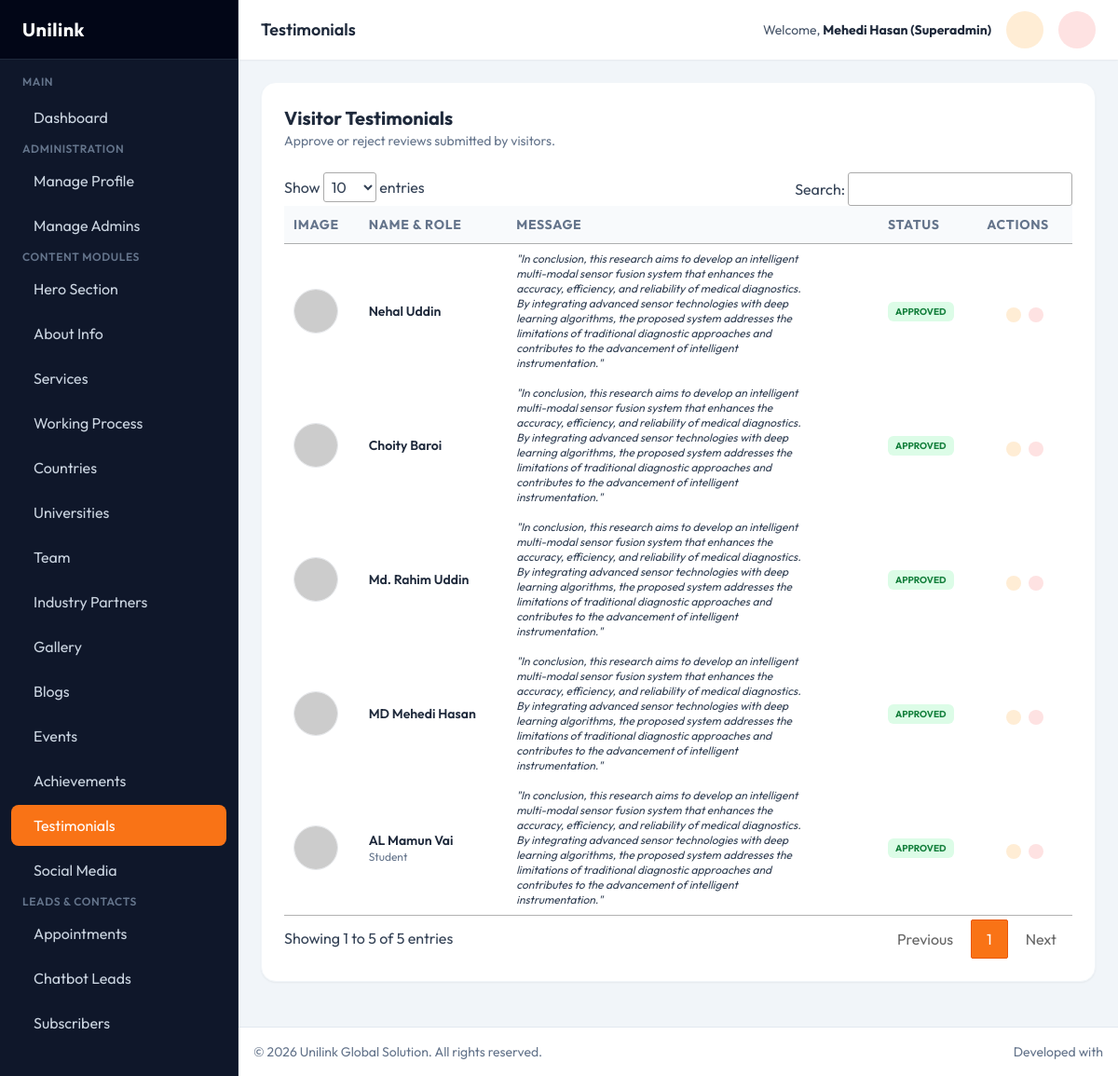
The app's page /admin/testimonials.php (signed in) with its own data.
### tables this page shows
CREATE TABLE `testimonial` (
  `id` int(11) NOT NULL,
  `name` varchar(255) DEFAULT NULL,
  `role` enum('teacher','student','parents') DEFAULT NULL,
  `image` varchar(255) DEFAULT NULL,
  `message` text DEFAULT NULL,
  `position` int(11) NOT NULL DEFAULT 0,
  `status` enum('pending','approved','rejected') DEFAULT 'pending'
);

### admin/testimonials.php (the view, shortened to what this page needs)
<?php
require_once __DIR__ . '/components/header.php';
$testimonials = $pdo->query("SELECT * FROM testimonial ORDER BY id DESC")->fetchAll();
?>
<div class="bg-white rounded-2xl shadow-sm border border-slate-100 p-6 mb-6">
    <div class="mb-6">
        <h3 class="text-xl font-bold text-slate-800">Visitor Testimonials</h3>
        <p class="text-slate-500 text-sm">Approve or reject reviews submitted by visitors.</p>
    </div>
    <div class="overflow-x-auto">
        <table class="w-full text-left border-collapse datatable">
            <thead>
                <tr class="bg-slate-50 text-slate-500 text-sm uppercase tracking-wider">
                    <th class="p-4 border-b">Image</th>
                    <th class="p-4 border-b">Name & Role</th>
                    <th class="p-4 border-b">Message</th>
                    <th class="p-4 border-b">Status</th>
                    <th class="p-4 border-b text-center">Actions</th>
                </tr>
            </thead>
            <tbody class="text-slate-700 text-sm">
                <?php foreach($testimonials as $item): ?>
                <tr class="hover:bg-slate-50 border-b">
                    <td class="p-4">
                        <div class="w-12 h-12 rounded-full overflow-hidden border">
                            <img src="<?php echo $item['image'] ? '../uploads/testimonials/'.$item['image'] : 'https://ui-avatars.com/api/?name='.urlencode($item['name']); ?>" class="w-full h-full object-cover">
                        </div>
                    </td>
                    <td class="p-4">
                        <div class="font-semibold text-slate-800"><?php echo htmlspecialchars($item['name']); ?></div>
                        <div class="text-xs text-slate-500 capitalize"><?php echo htmlspecialchars($item['role']); ?></div>
                    </td>
                    <td class="p-4"><div class="max-w-xs text-xs italic">"<?php echo htmlspecialchars($item['message']); ?>"</div></td>
                    <td class="p-4">
                        <?php
                        $status_class = [
                            'pending' => 'bg-yellow-100 text-yellow-700',
                            'approved' => 'bg-green-100 text-green-700',
                            'rejected' => 'bg-red-100 text-red-700'
                        ];
                        ?>
                        <span class="px-2 py-1 rounded-md text-[10px] font-bold uppercase <?php echo $status_class[$item['status']] ?? 'bg-slate-100 text-slate-700'; ?>">
                            <?php echo $item['status']; ?>
                        </span>
                    </td>
                    <td class="p-4">
                        <div class="flex gap-2 justify-center">
                            <?php if($item['status'] != 'rejected'): ?>
                            <form method="POST" action="testimonials.php">
                                <button type="submit" class="p-2 rounded-lg bg-orange-100 text-orange-600 hover:bg-orange-200 transition" title="Reject">
                                </button>
                            </form>
                            <?php endif; ?>
                            <form method="POST" action="testimonials.php" onsubmit="return confirm('Delete permanently?');">
                                <button type="submit" class="p-2 rounded-lg bg-red-100 text-red-600 hover:bg-red-200 transition" title="Delete">
                                </button>
                            </form>
                        </div>
                    </td>
                </tr>
                <?php endforeach; ?>
            </tbody>
        </table>
    </div>
</div>
<?php require_once __DIR__ . '/components/footer.php'; ?>

### admin/components/header.php (style rules this page uses)
body { font-family: 'Outfit', sans-serif; background-color: #f1f5f9; color: #334155; }

### records on screen
testimonial: name "Nehal Uddin", message "In conclusion, this research aims to develop an intelligent multi-modal sensor fusion system that enhances the accuracy, efficiency, and reliability of medical diagnostics. By integrating advanced sensor technologies with deep learning algorithms, the proposed system addresses the limitations of traditional diagnostic approaches and contributes to the advancement of intelligent instrumentation.", status "APPROVED"
testimonial: name "Choity Baroi", message "In conclusion, this research aims to develop an intelligent multi-modal sensor fusion system that enhances the accuracy, efficiency, and reliability of medical diagnostics. By integrating advanced sensor technologies with deep learning algorithms, the proposed system addresses the limitations of traditional diagnostic approaches and contributes to the advancement of intelligent instrumentation.", status "APPROVED"
testimonial: name "Md. Rahim Uddin", message "In conclusion, this research aims to develop an intelligent multi-modal sensor fusion system that enhances the accuracy, efficiency, and reliability of medical diagnostics. By integrating advanced sensor technologies with deep learning algorithms, the proposed system addresses the limitations of traditional diagnostic approaches and contributes to the advancement of intelligent instrumentation.", status "APPROVED"
testimonial: name "MD Mehedi Hasan", message "In conclusion, this research aims to develop an intelligent multi-modal sensor fusion system that enhances the accuracy, efficiency, and reliability of medical diagnostics. By integrating advanced sensor technologies with deep learning algorithms, the proposed system addresses the limitations of traditional diagnostic approaches and contributes to the advancement of intelligent instrumentation.", status "APPROVED"
testimonial: name "AL Mamun Vai", role "Student", message "In conclusion, this research aims to develop an intelligent multi-modal sensor fusion system that enhances the accuracy, efficiency, and reliability of medical diagnostics. By integrating advanced sensor technologies with deep learning algorithms, the proposed system addresses the limitations of traditional diagnostic approaches and contributes to the advancement of intelligent instrumentation.", status "APPROVED"

### other values on screen
str_replace(['_', '.php'], [' ', ''], $current_page) "Testimonials"
$_SESSION['admin_name'] "Mehedi Hasan (Superadmin)"
